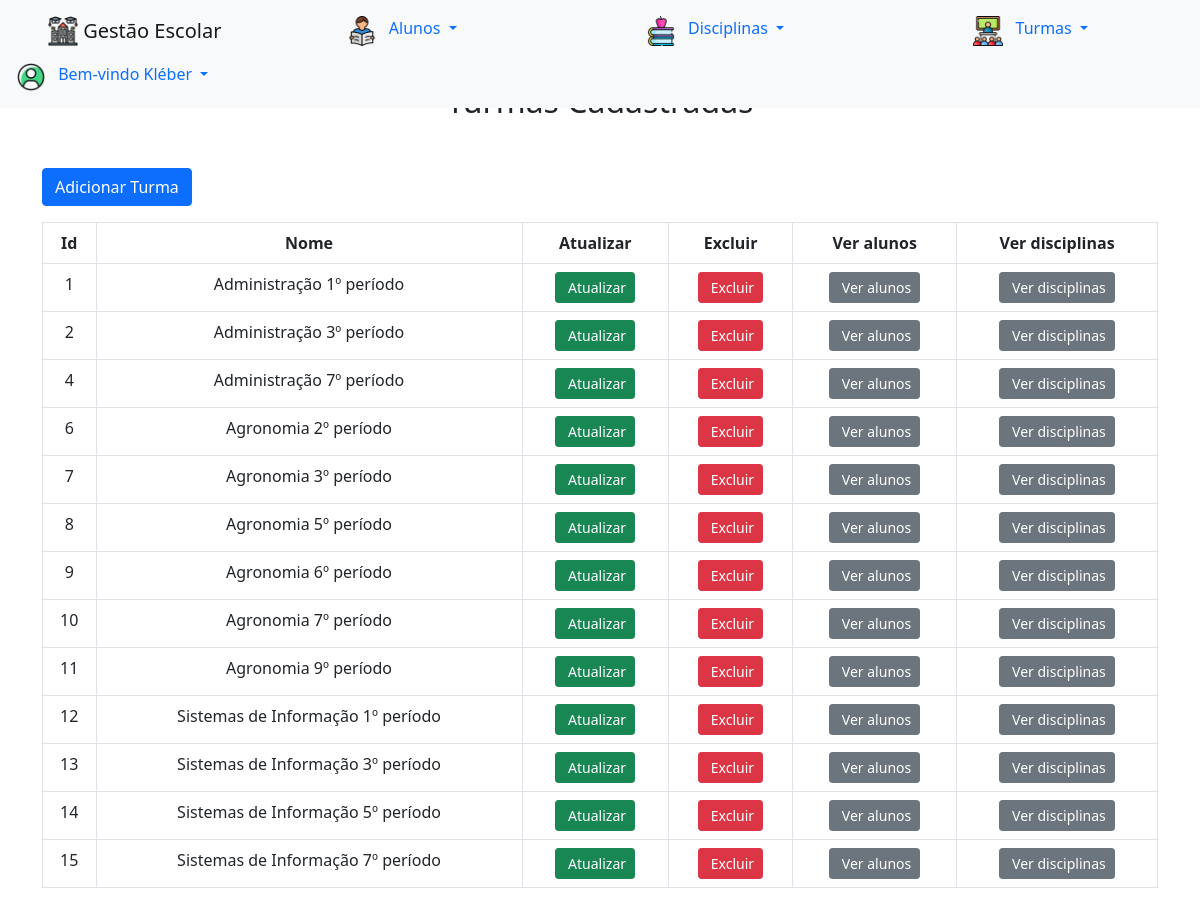
The app's page /turmas/turmas.php (signed in) with its own data.
### tables this page shows
CREATE TABLE IF NOT EXISTS `turmas` (
    `id` int(11) NOT NULL AUTO_INCREMENT,
    `nome` varchar(5000) DEFAULT NULL,
    PRIMARY KEY (`id`)
    );

### db/database.php (called while the page is built, shortened)
<?php
function listarTurmas(){
    $conexao = conecta_bd();
    $query = $conexao->prepare("select * FROM turmas");
    $query->execute();
    $lista = $query->fetchAll(PDO::FETCH_ASSOC);
    return $lista;
}
?>

### turmas/turmas.php (the view, shortened to what this page needs)
<?php
require_once('../db/database.php');
?>
<!doctype html>
<html lang="pt-br">
<head>
    <link href="https://cdn.jsdelivr.net/npm/bootstrap@5.0.2/dist/css/bootstrap.min.css" rel="stylesheet">
</head>
<body>
    <?php
        include '../menu.php';
    ?>
    <h2 class="text-center h2 mt-3" style="padding-top: 66px;">Turmas Cadastradas</h2>
    <div class="container mt-5">
        <a href="/escola/turmas/cadastrar_turma.php" class="mt-5">
            <button class="btn btn-primary" type="button">Adicionar Turma</button>
        </a>
        <div class="table-responsive mt-3">
            <table class="table table-bordered" id="dataTable" width="100%" cellspacing="0">
                <thead>
                    <tr>
                        <th class="text-center">Id</th>
                        <th class="text-center">Nome</th>
                        <th class="text-center" data-orderable="false">Atualizar</th>
                        <th class="text-center" data-orderable="false">Excluir</th>
                        <th class="text-center" data-orderable="false">Ver alunos</th>
                        <th class="text-center" data-orderable="false">Ver disciplinas</th>
                    </tr>
                </thead>
                <tbody>
                    <?php
                    $turmas = listarTurmas();
                    foreach($turmas as $turma):
                        ?>
                        <tr>
                            <td class="text-center"><?= $turma['id'] ?></td>
                            <td class="text-center"><?= $turma['nome'] ?></td>
                            <td class="text-center">
                                <a title="Atualizar" href="editar_turma.php?id=<?=$turma['id']; ?>" class="btn btn-sm btn-success"><i class="fas fa-edit">&nbsp;</i>Atualizar</a>
                            </td>
                            <td class="text-center">
                                <a title="Excluir" href="javascript(void)" data-toggle="modal" data-target="#excluir-<?=$turma['id'];?>" class="btn btn-sm btn-danger"><i class="fas fa-trash-alt">&nbsp;</i>Excluir</a>
                            </td>
                            <td class="text-center">
                                <a title="Ver alunos" href="ver_alunos_turma.php?acao=ver_alunos&id_turma=<?=$turma['id']; ?>&nome_turma=<?=$turma['nome'];?>" class="btn btn-sm btn-secondary"><i class="fas fa-edit">&nbsp;</i>Ver alunos</a>
                            </td>
                            <td class="text-center">
                                <a title="Ver disciplinas" href="ver_disciplinas_turma.php?acao=ver_disciplinas&id_turma=<?=$turma['id']; ?>&nome_turma=<?=$turma['nome'];?>" class="btn btn-sm btn-secondary"><i class="fas fa-edit">&nbsp;</i>Ver disciplinas</a>
                            </td>
                        </tr>
                    <?php endforeach ?>
                </tbody>
            </table>
        </div>
    </div>
    <script src="https://cdn.jsdelivr.net/npm/bootstrap@4.0.0/dist/js/bootstrap.min.js"></script></body>
</body>
</html>

### records on screen
turmas: id "1", nome "Administração 1º período"
turmas: id "2", nome "Administração 3º período"
turmas: id "4", nome "Administração 7º período"
turmas: id "6", nome "Agronomia 2º período"
turmas: id "7", nome "Agronomia 3º período"
turmas: id "8", nome "Agronomia 5º período"
turmas: id "9", nome "Agronomia 6º período"
turmas: id "10", nome "Agronomia 7º período"
turmas: id "11", nome "Agronomia 9º período"
turmas: id "12", nome "Sistemas de Informação 1º período"
turmas: id "13", nome "Sistemas de Informação 3º período"
turmas: id "14", nome "Sistemas de Informação 5º período"
turmas: id "15", nome "Sistemas de Informação 7º período"

### other values on screen
$_SESSION['usuario'] "Kléber"
